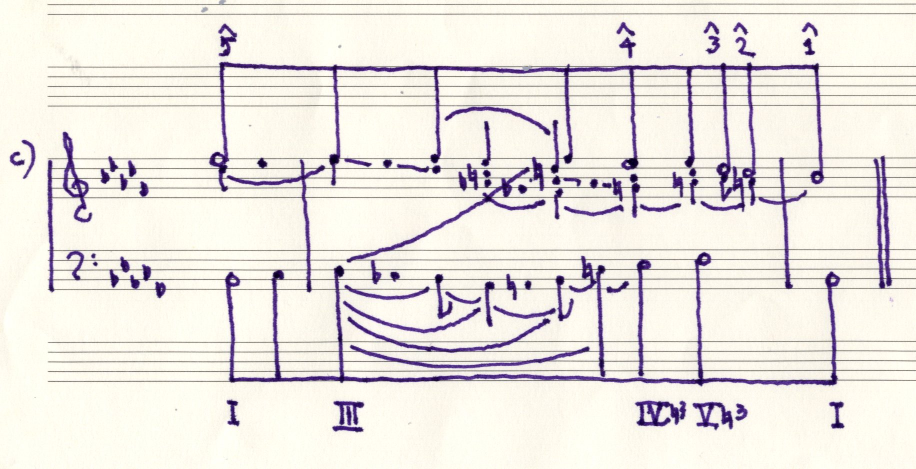
#> input picture Complete Annotations/current/pages/Bach-Fugue-in-Bb-minor-WTC-2-Overview001/original.jpg, 1832 x 937 px, given as the content of the folder outputs/raw_images/Timothy Jackson/Berg, which was not available (shown at 1/2 size)
$ python preprocess_berg.py
#> lines starting #> are read from the running program, lines starting #| are printed output that depends on the picture; after the words box and inside, x2 and y2 are one past the last pixel; in counts of white or black regions, pixels touching at a corner belong together; pictures that were not available may be replaced by others from this repository, and a replacement may not be noted
### scripts/preprocessing/preprocess_new_images.py
"""Preprocess new sheet music images to match MUSCIMA++ datasets_r_staff format.

MUSCIMA++ training images are:
- 1-bit: white symbols on BLACK background
- Staff lines REMOVED (only symbols remain)

This script uses a multi-stage approach:
1. Grayscale intensity separation (ink is dark, staff lines are lighter gray)
2. Row projection to locate staff line positions
3. Targeted removal at detected staff positions
4. Morphological cleanup for remnants
5. Connected component filtering for noise

Usage:
    python preprocess_new_images.py --input_dir /path/to/images --output_dir /path/to/output
"""

import os
import numpy as np
from PIL import Image
from argparse import ArgumentParser
import cv2
from scipy.ndimage import gaussian_filter1d


def detect_staff_rows(binary, w):
    """Use row projection to find rows that are likely staff lines.

    Staff lines have high horizontal ink density compared to surrounding rows.
    Returns a boolean mask of staff-line rows.
    """
    row_sum = np.sum(binary > 0, axis=1).astype(np.float64)
    row_smooth = gaussian_filter1d(row_sum, sigma=1)
    h = len(row_sum)

    # Local median baseline (window of 40 rows)
    window = 40
    local_median = np.array([
        np.median(row_smooth[max(0, y - window):min(h, y + window)])
        for y in range(h)
    ])

    # Staff rows: significantly above local median AND have minimum density
    min_density = w * 0.08  # at least 8% of width
    is_staff_row = (row_smooth > local_median * 1.8) & (row_smooth > min_density)

    # Expand each detected row by ±1 to catch full line thickness
    staff_rows = np.zeros(h, dtype=bool)
    for y in range(h):
        if is_staff_row[y]:
            for dy in range(-1, 2):
                if 0 <= y + dy < h:
                    staff_rows[y + dy] = True

    return staff_rows


# [139 lines left out: functions remove_staff_lines, preprocess_single, not called in this run]


# [30 lines that do not run on import are left out]

### scripts/preprocessing/preprocess_berg.py
"""Preprocess Berg images with tuned parameters.

Based on preprocess_new_images.py (Rachmaninov style) but with gentler
thresholds to preserve more handwritten content.

Method 6: Gentler intensity separation (ink_threshold=140, strict-20)
Method 7: Even gentler (ink_threshold=150, strict-15, wider vertical check)
"""

import os
import sys
import numpy as np
from PIL import Image
import cv2
from scipy.ndimage import gaussian_filter1d

sys.path.insert(0, os.path.join(os.path.dirname(os.path.abspath(__file__)), '..', '..'))
from scripts.preprocessing.preprocess_new_images import detect_staff_rows


def remove_staff_gentle(img_gray, ink_threshold=140, strict_gap=20, vert_range=10):
    """Gentler staff line removal that preserves more ink content."""
    h, w = img_gray.shape

    ink_mask = img_gray < ink_threshold
    paper_threshold = 200
    medium_mask = (img_gray >= ink_threshold) & (img_gray < paper_threshold)

    result = np.zeros((h, w), dtype=np.uint8)
    result[ink_mask] = 255

    all_foreground = np.zeros((h, w), dtype=np.uint8)
    all_foreground[img_gray < paper_threshold] = 255
    staff_rows = detect_staff_rows(all_foreground, w)

    # Keep medium-gray pixels NOT on staff rows
    medium_not_staff = medium_mask & ~staff_rows[:, np.newaxis]
    result[medium_not_staff] = 255

    # At staff rows, use a gentler strict threshold
    strict_threshold = ink_threshold - strict_gap

    # Pre-compute vertical structure mask for fast connectivity check
    vk = cv2.getStructuringElement(cv2.MORPH_RECT, (1, vert_range))
    vert_mask = cv2.morphologyEx(result, cv2.MORPH_OPEN, vk)

    for y in range(h):
        if not staff_rows[y]:
            continue
        removable = (result[y] > 0) & (img_gray[y] >= strict_threshold)
        keep = vert_mask[y] > 0
        result[y, removable & ~keep] = 0

    # Lighter morphological cleanup
    hk = cv2.getStructuringElement(cv2.MORPH_RECT, (25, 1))
    horiz = cv2.morphologyEx(result, cv2.MORPH_OPEN, hk)
    vk2 = cv2.getStructuringElement(cv2.MORPH_RECT, (1, 5))
    vert2 = cv2.morphologyEx(result, cv2.MORPH_OPEN, vk2)
    staff_only = horiz.copy()
    staff_only[vert2 > 0] = 0
    result[staff_only > 0] = 0

    # Gentler aspect ratio filter
    num_labels, labels, stats, _ = cv2.connectedComponentsWithStats(result, 8)
    for lid in range(1, num_labels):
        cw = stats[lid, cv2.CC_STAT_WIDTH]
        ch = stats[lid, cv2.CC_STAT_HEIGHT]
        area = stats[lid, cv2.CC_STAT_AREA]
        if area < 15:
            result[labels == lid] = 0
        elif ch <= 3 and cw > 60 and cw / max(ch, 1) > 15:
            result[labels == lid] = 0

    return result


def preprocess_single(img_path, output_path, ink_threshold=140, strict_gap=20, vert_range=10):
#> called with ink_threshold = 140, strict_gap = 20, vert_range = 10
    img = cv2.imread(img_path, cv2.IMREAD_GRAYSCALE)
#> img: shape (937, 1832); min 0, max 255, mean 230.2
    h, w = img.shape
#> h = 937; w = 1832

    no_staff = remove_staff_gentle(img, ink_threshold, strict_gap, vert_range)
#> in remove_staff_gentle, `ink_mask = img_gray < ink_threshold`:
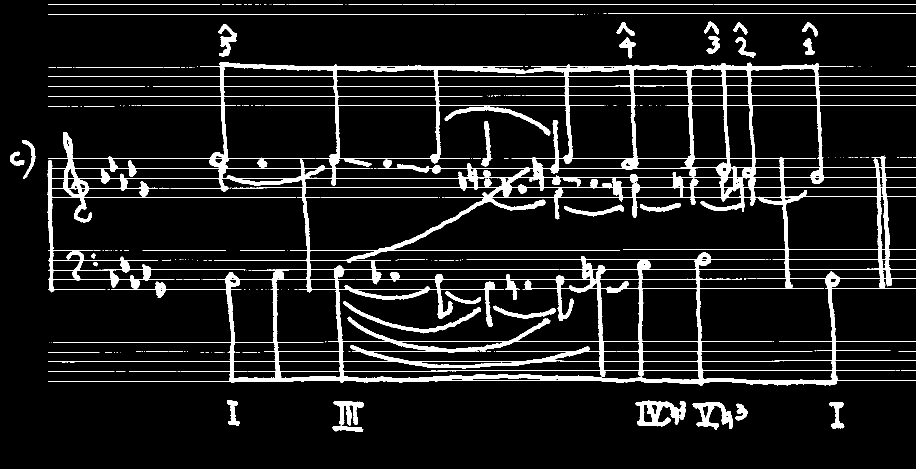
#> ink_mask: shape (937, 1832) bool (shown at 1/2 size); 8.8% white; 237 white regions (173 under 20 px), largest, box (x1, y1, x2, y2) and area: (95, 124, 1832, 772) 124387, (1270, 801, 1372, 853) 2720, (686, 602, 962, 667) 2133
#> in remove_staff_gentle, `medium_mask = (img_gray >= ink_threshold) & (img_gray < paper_threshold)`: medium_mask: shape (937, 1832) bool; 2.9% white in thin lines or dots
#> in remove_staff_gentle, `staff_rows = detect_staff_rows(all_foreground, w)`: all_foreground: shape (937, 1832); 11.7% white; 41 white regions (11 under 20 px), largest, box (x1, y1, x2, y2) and area: (94, 123, 1832, 773) 171949, (1269, 801, 1373, 853) 3223, (95, 0, 1832, 10) 3207
#> in remove_staff_gentle, `medium_not_staff = medium_mask & ~staff_rows[:, np.newaxis]`: medium_not_staff: shape (937, 1832) bool; 1% white in thin lines or dots, all inside (x1, y1, x2, y2) = (19, 0, 1786, 866)
#> after the loop in remove_staff_gentle, `for y in range(h):`: result: shape (937, 1832); 9.4% white; 521 white regions (423 under 20 px), largest, box (x1, y1, x2, y2) and area: (94, 123, 1832, 773) 121819, (700, 689, 1195, 737) 4068, (1269, 801, 1373, 853) 3223
#> in remove_staff_gentle, `horiz = cv2.morphologyEx(result, cv2.MORPH_OPEN, hk)`: horiz: shape (937, 1832); 3.9% white; 207 white regions, largest, box (x1, y1, x2, y2) and area: (167, 749, 1821, 770) 9343, (436, 126, 1643, 146) 8432, (725, 705, 1165, 737) 3321
#> in remove_staff_gentle, `vert2 = cv2.morphologyEx(result, cv2.MORPH_OPEN, vk2)`: vert2: shape (937, 1832); 7.7% white; 88 white regions (3 under 20 px), largest, box (x1, y1, x2, y2) and area: (451, 504, 1679, 773) 20540, (1054, 124, 1647, 424) 18896, (418, 123, 1049, 384) 10935
#> in remove_staff_gentle, `staff_only[vert2 > 0] = 0`:
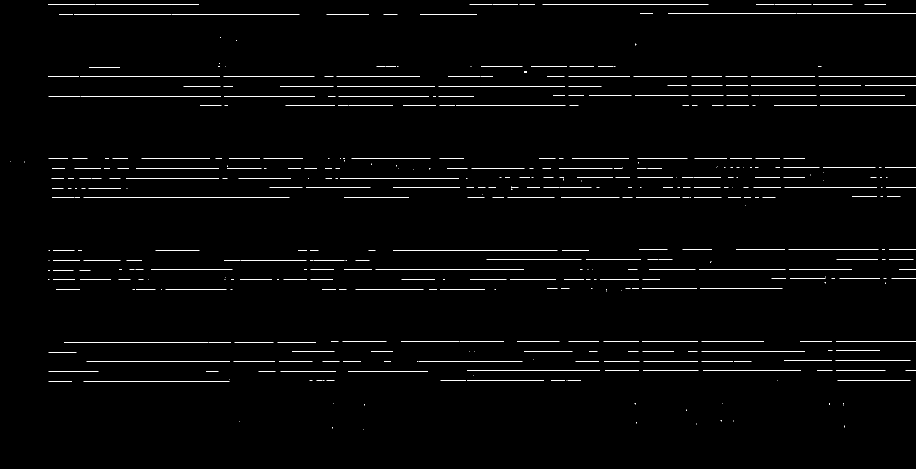
#> staff_only: shape (937, 1832) (shown at 1/2 size); 1.4% white in thin lines or dots, all inside (x1, y1, x2, y2) = (20, 8, 1832, 859)
#> in remove_staff_gentle, `result[staff_only > 0] = 0`: result: shape (937, 1832); 8% white; 518 white regions (423 under 20 px), largest, box (x1, y1, x2, y2) and area: (450, 504, 1680, 773) 20837, (1054, 124, 1652, 424) 19460, (418, 123, 1049, 384) 11142
#> in remove_staff_gentle, `num_labels, labels, stats, _ = cv2.connectedComponentsWithStats(result..`:
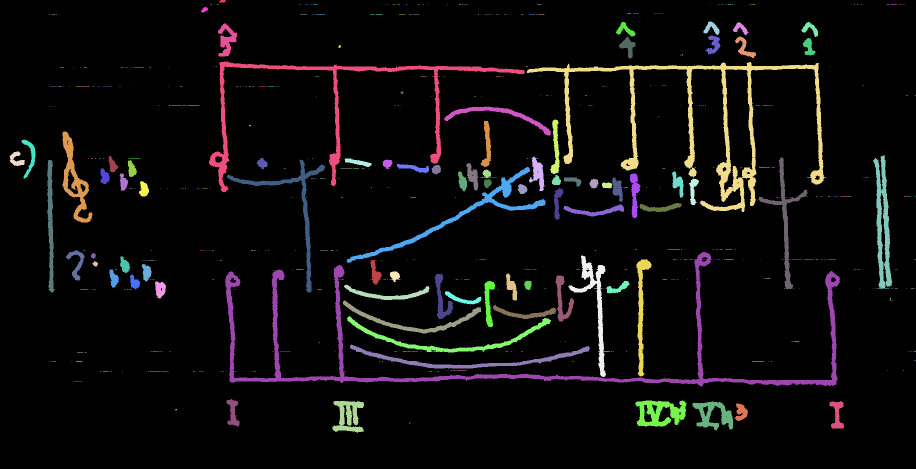
#> labels: shape (937, 1832) int32 (shown at 1/2 size); 519 distinct labels, from 0 to 518; one colour per label, 0 black
#> in remove_staff_gentle, `num_labels, labels, stats, _ = cv2.connectedComponentsWithStats(result..`: num_labels = 519; stats = 519 rows, first 6: [0, 0, 1832, 937, 1579555], [438, 0, 14, 5, 56], [405, 9, 1, 1, 1], [421, 9, 3, 1, 3], [434, 9, 3, 1, 3], [599, 8, 2, 1, 2]
#> the loop in remove_staff_gentle, `for lid in range(1, num_labels):` made 518 passes
#> (cw, ch, area) on passes 1, 41: (14, 5, 56), (14, 11, 93)
#> after the loop in remove_staff_gentle, `for lid in range(1, num_labels):`:
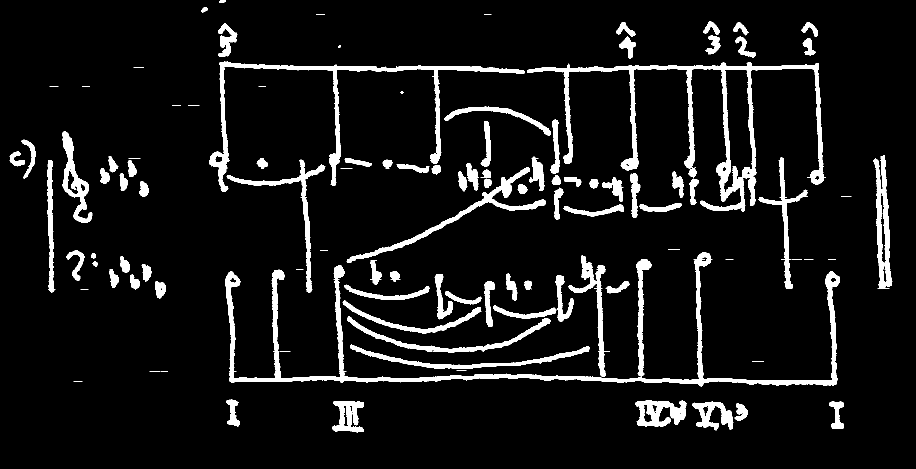
#> result: shape (937, 1832) (shown at 1/2 size); 7.9% white; 109 white regions (14 under 20 px), largest, box (x1, y1, x2, y2) and area: (450, 504, 1680, 773) 20837, (1054, 124, 1652, 424) 19460, (418, 123, 1049, 384) 11142

    # Content region mask
    blurred = cv2.GaussianBlur(img, (51, 51), 0)
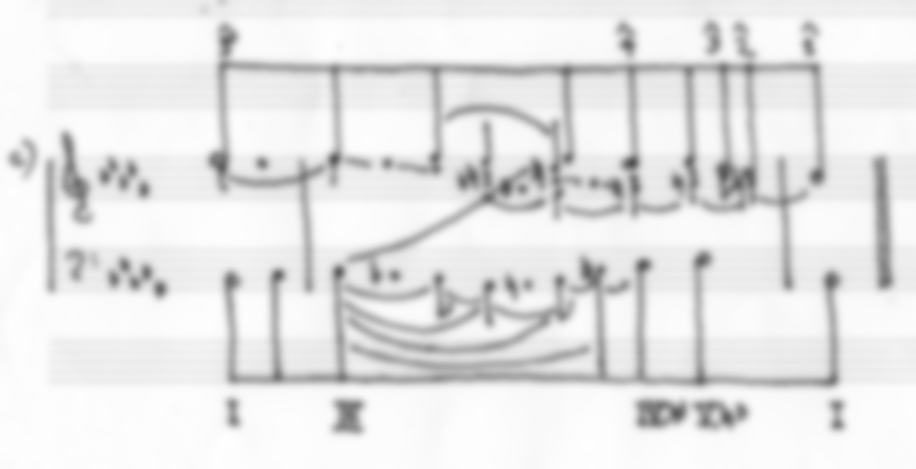
#> blurred: shape (937, 1832) (shown at 1/2 size); min 80, max 254, mean 230.2
    _, content_mask = cv2.threshold(blurred, 230, 255, cv2.THRESH_BINARY_INV)
#> content_mask: shape (937, 1832); 28.7% white; 16 white regions (5 under 20 px), largest, box (x1, y1, x2, y2) and area: (405, 31, 1697, 782) 411923, (86, 257, 345, 603) 38851, (1264, 791, 1503, 866) 14081
    content_mask = cv2.dilate(content_mask, np.ones((30, 30), np.uint8))
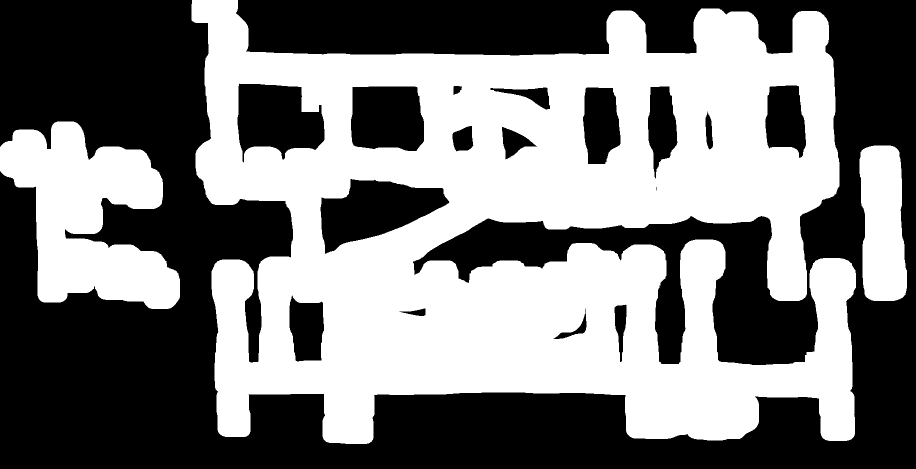
#> content_mask: shape (937, 1832) (shown at 1/2 size); 48.1% white; 3 white regions, box (x1, y1, x2, y2) and area: (383, 0, 1712, 888) 724243, (0, 243, 360, 618) 77392, (1719, 291, 1814, 602) 24865
    no_staff[content_mask == 0] = 0

    # Remove small noise
    n, labels, stats, _ = cv2.connectedComponentsWithStats(no_staff, 8)
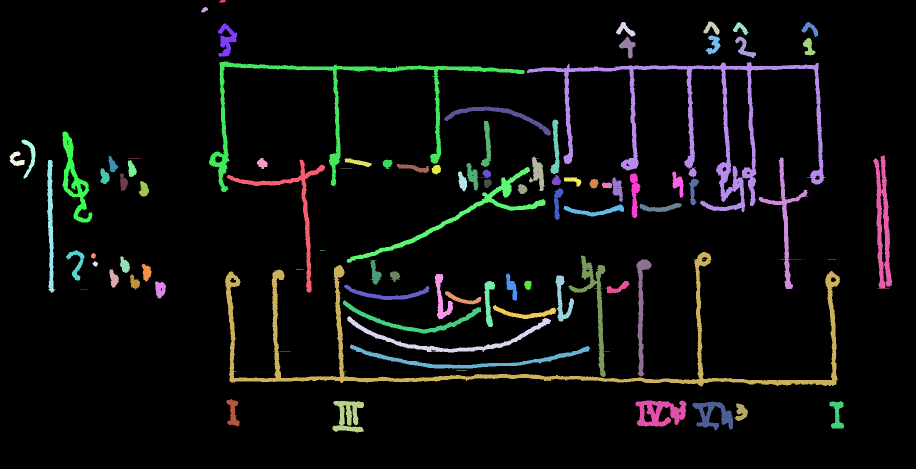
#> labels: shape (937, 1832) int32 (shown at 1/2 size); 93 distinct labels, from 0 to 92; one colour per label, 0 black
#> n = 93; stats = 93 rows, first 6: [0, 0, 1832, 937, 1581453], [438, 0, 14, 5, 56], [402, 14, 14, 11, 93], [1407, 43, 32, 27, 420], [1232, 44, 39, 29, 471], [1466, 44, 31, 27, 350]
    clean = np.zeros_like(no_staff)
    for lid in range(1, n):
        if stats[lid, cv2.CC_STAT_AREA] >= 15:
            clean[labels == lid] = 255

    pil = Image.fromarray(clean, mode='L')
    pil = pil.point(lambda x: 255 if x > 0 else 0, '1')
    pil.save(output_path)
    return np.sum(clean > 0)


if __name__ == "__main__":
    RAW = "outputs/raw_images/Timothy Jackson/Berg"
    BASE = "outputs/preprocessed/Timothy Jackson/Berg"

    configs = {
        'method6_gentle': {'ink_threshold': 140, 'strict_gap': 20, 'vert_range': 10},
        'method7_softer': {'ink_threshold': 150, 'strict_gap': 15, 'vert_range': 12},
    }

    files = sorted([f for f in os.listdir(RAW) if f.lower().endswith(('.jpg', '.png', '.jpeg'))])

    for method_name, params in configs.items():
        out_dir = os.path.join(BASE, method_name)
        os.makedirs(out_dir, exist_ok=True)
        print(f"\n=== {method_name} (thresh={params['ink_threshold']}, gap={params['strict_gap']}) ===", flush=True)

        for i, f in enumerate(files):
            src = os.path.join(RAW, f)
            name = os.path.splitext(f)[0] + '.png'
            dst = os.path.join(out_dir, name)
            fg = preprocess_single(src, dst, **params)
#> fg = 135120
            print(f"  [{i+1}/{len(files)}] {f[:50]}: {fg} fg", flush=True)
#|   [1/1] original.jpg: 135120 fg

    print("\nDone!")
